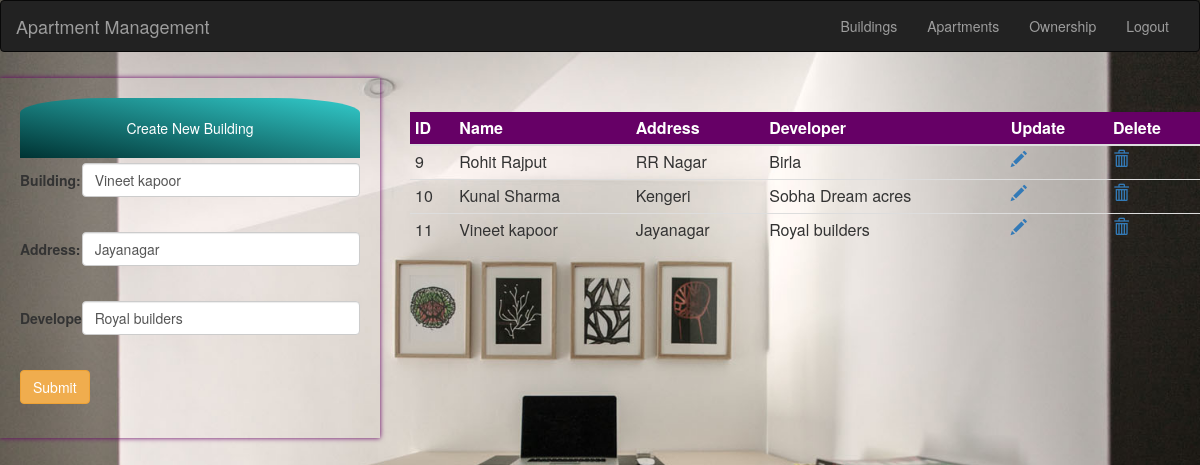
/apartment/Apartment_Management/building.php?update=1&id=11 (signed in), run on the app's committed database.
### tables this page shows
CREATE TABLE `building` (
  `id` int(11) NOT NULL,
  `Name` varchar(200) NOT NULL,
  `Address` varchar(500) NOT NULL,
  `Developer` varchar(200) NOT NULL
);

### apartment/Apartment_Management/building.php (the view, shortened to what this page needs)
<?php
include 'conn.php';
$id = $name= $add= $dev = "";
if(isset($_GET['update'])){
 $id= filter_var($_GET['id'],FILTER_SANITIZE_NUMBER_INT);
    $sql = "select * from building where id=$id;";
                $result=mysqli_query($con,$sql);
                if($result){
                    if($row = $result->fetch_assoc()){
                         $name= $row['Name'];
                          $add= $row['Address'];
                           $dev= $row['Developer'];
                    }
                    }
}
?>
<html>
    <head>
  <link rel="stylesheet" href="https://maxcdn.bootstrapcdn.com/bootstrap/3.3.7/css/bootstrap.min.css">
</head>
    </head>
    <body style="background-image:url('img/alogin.jpg') ; background-size: cover; background-repeat: no-repeat;">
        <?php
        include 'anav.php';
        ?>
        <div class="row">
         <div class="col-md-4">
        <div style=" margin-top: 1.5%;box-shadow: 0px 0px 5px #660066;padding:20px">
        <div style='text-align: center;padding:20px;background:  linear-gradient(To top right,#033,#3cc);color:white;border-radius: 25% 25% 0% 0%'>Create New Building</div>
        <form class="form-horizontal" action="building.php" method="post">
            <div class="form-group" style="margin-top: 5px">
    <label class="control-label col-sm-2" for="building">Building:</label>
    <div class="col-sm-10" >
            <input type="text" class="form-control" name="bname" placeholder="Enter Bulding Name" value="<?php echo $name;?>"/><br>
    </div>
            </div>
            <div class="form-group" style="margin-top: 1px">
    <label class="control-label col-sm-2" for="building">Address:</label>
    <div class="col-sm-10" >
            <input type="text" class="form-control" name="address" placeholder="Enter address" value="<?php echo $add;?>"/><br>
    </div>
            </div>
            <div class="form-group" style="margin-top: 1px">
    <label class="control-label col-sm-2" for="building">Developer:</label>
    <div class="col-sm-10" >
            <input type="text" class="form-control" name="developer" placeholder="Developer Name" value="<?php echo $dev;?>"/><br>
    </div>
            </div>
            <button class="btn btn-warning" type="submit" name="submit" value="add">Submit</button>
        </form>
        </div>
        </div>
            <div class="col-md-8">
                <div>
        <table class="table table-hover table-condensed table-responsive" style="margin-top: 5%">
            <thead style="background: #660066;color:white">
            <th>ID</th>
             <th>Name</th>
              <th>Address</th>
               <th>Developer</th>
               <th>Update</th>
               <th>Delete</th>
            </thead>
            <tbody>
                <?php
                $sql = "select * from building;";
                $result=mysqli_query($con,$sql);
                if($result){
                    while($row = $result->fetch_assoc()){
                ?>
                <tr>
                    <td><?php echo $row['id'];?></td>
                    <td><?php echo $row['Name'];?></td>
                    <td><?php echo $row['Address'];?></td>
                    <td><?php echo $row['Developer'];?></td>
                    <td><a href="building.php?update=1&id=<?php echo $row['id'];?>"><span class="glyphicon glyphicon-pencil"></span></a></td>
                    <td><a href="deleteBuilding.php?id=<?php echo $row['id'];?>"><span class="glyphicon glyphicon-trash"></span></a></td>
                </tr>
                <?php
                }
                }
                ?>
            </tbody>
        </table>
                    </div>
                </div>
        </div>
    </body>
</html>

### data on the page
building: bname "Vineet kapoor", address "Jayanagar", developer "Royal builders", id "11", Name "Vineet kapoor", Address "Jayanagar", Developer "Royal builders"
building: id "9", Name "Rohit Rajput", Address "RR Nagar", Developer "Birla"
building: id "10", Name "Kunal Sharma", Address "Kengeri", Developer "Sobha Dream acres"
